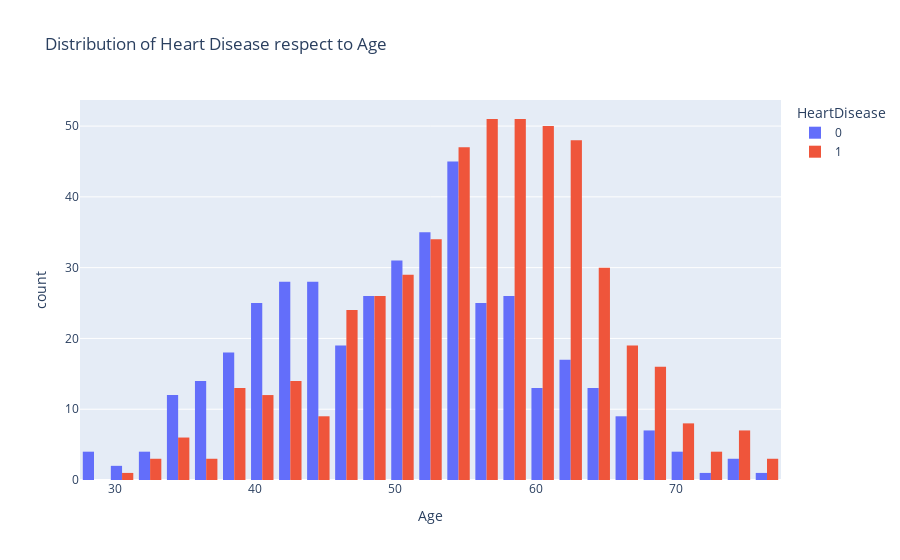

Notebook source saved alongside this figure:
### Code cell
fig=px.histogram(df, 
                 x="Age",
                 color="HeartDisease",
                 hover_data=df.columns,
                 title="Distribution of Heart Disease respect to Age",
                 barmode="group")
fig.show()

### Figure 1 — Plotly figure (JSON) as saved in the notebook; plotly's stock layout.template omitted (floating-point values rounded to 4 significant figures; data arrays with more than 128 entries replaced by an {"elided": "..."} marker saying what was removed)
{"data": [{"alignmentgroup": "True", "bingroup": "x", "hovertemplate": "HeartDisease=0<br>Age=%{x}<br>count=%{y}<extra></extra>", "legendgroup": "0", "marker": {"color": "#636efa", "pattern": {"shape": ""}}, "name": "0", "offsetgroup": "0", "orientation": "v", "showlegend": true, "type": "histogram", "x": {"elided": "410 int values"}, "xaxis": "x", "yaxis": "y"}, {"alignmentgroup": "True", "bingroup": "x", "hovertemplate": "HeartDisease=1<br>Age=%{x}<br>count=%{y}<extra></extra>", "legendgroup": "1", "marker": {"color": "#EF553B", "pattern": {"shape": ""}}, "name": "1", "offsetgroup": "1", "orientation": "v", "showlegend": true, "type": "histogram", "x": {"elided": "508 int values"}, "xaxis": "x", "yaxis": "y"}], "layout": {"barmode": "group", "legend": {"title": {"text": "HeartDisease"}, "tracegroupgap": 0}, "title": {"text": "Distribution of Heart Disease respect to Age"}, "xaxis": {"anchor": "y", "domain": [0, 1], "title": {"text": "Age"}}, "yaxis": {"anchor": "x", "domain": [0, 1], "title": {"text": "count"}}}}
